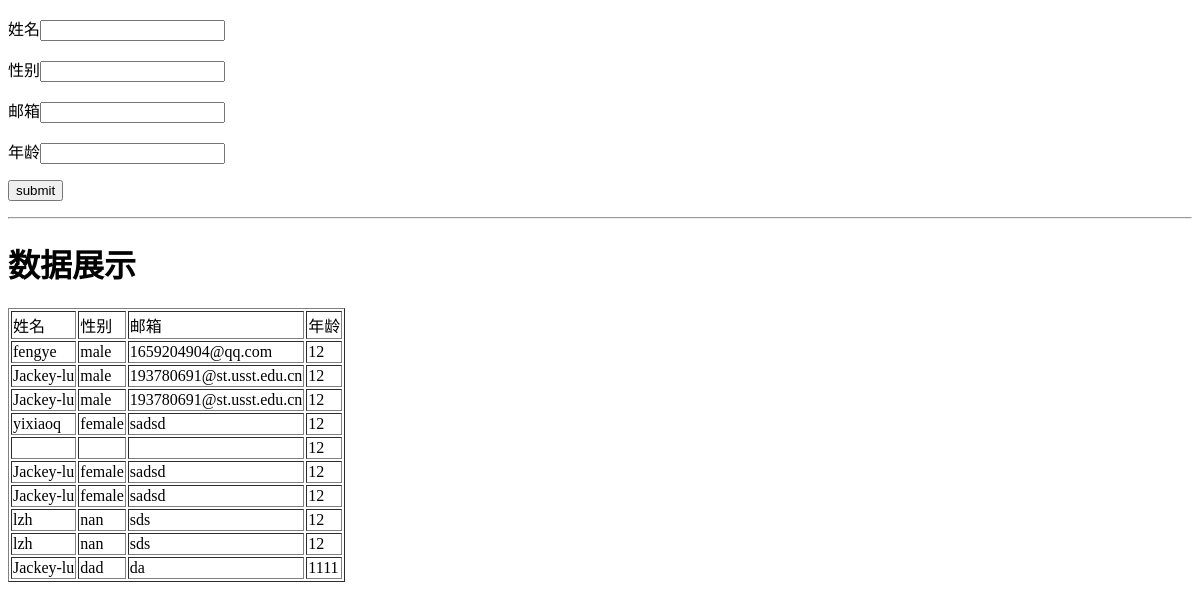
Before: /userInfo with the older database file.
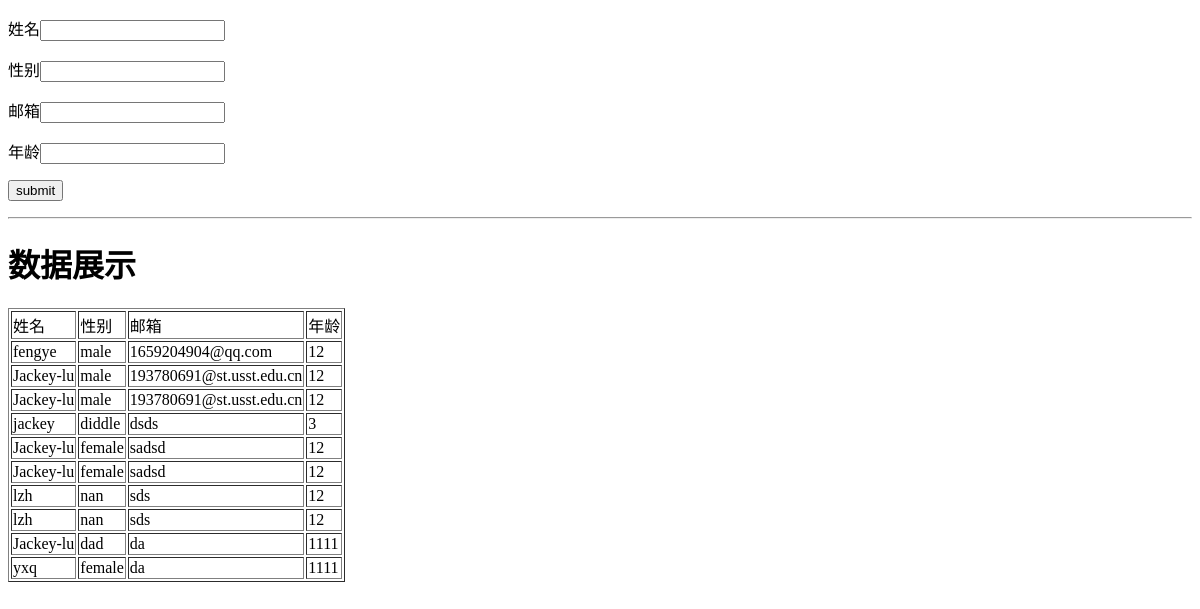
After: the same page with the newer database file.
### blog/models.py (models this page shows, shortened)
class UserInfo(models.Model):
    username = models.CharField(max_length=64)
    sex = models.CharField(max_length=64)
    email = models.CharField(max_length=64)
    year = models.IntegerField()

### blog/views.py (the view, shortened to what this page needs)
# urls.py: path('userInfo', views.userInfo),
def userInfo(req):
    user_list = models.UserInfo.objects.all()
    print(models.UserInfo.objects.all().aggregate(Avg('year')))
    return render(req, 'index.html', locals()) # 用locals取得本地变量

### templates/index.html (shortened to what this page needs)
<!DOCTYPE html>
<html lang="en">
<head>
</head>
<body>
<form action="/userInfo" method="post">
    <p>姓名<input type="'text" name="username"></p>
    <p>性别<input type="'text" name="sex"></p>
    <p>邮箱<input type="'text" name="email"></p>
    <p>年龄<input type="'text" name="year"></p>
    <p><input type="submit" value="submit"></p>
</form>
<hr>
<h1>数据展示</h1>
<table border="1px">
    <tr>
        <td>姓名</td>
        <td>性别</td>
        <td>邮箱</td>
        <td>年龄</td>
    </tr>
    {% for i in user_list %}
    <tr>
        <td>{{ i.username }}</td>
        <td>{{ i.sex }}</td>
        <td>{{ i.email }}</td>
        <td>{{ i.year }}</td>
    </tr>
    {% endfor %}
</table>
</body>
</html>

Changed rows visible on the page:
removed UserInfo: year "12"
changed UserInfo: username "yixiaoq" → "jackey"; sex "female" → "diddle"; email "sadsd" → "dsds"; year "12" → "3"
added UserInfo: username "yxq", sex "female", email "da", year "1111"
